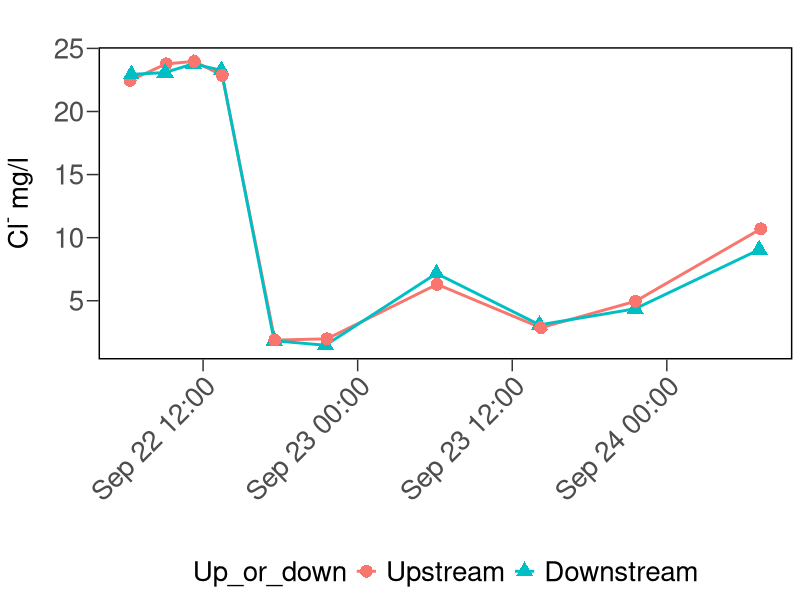
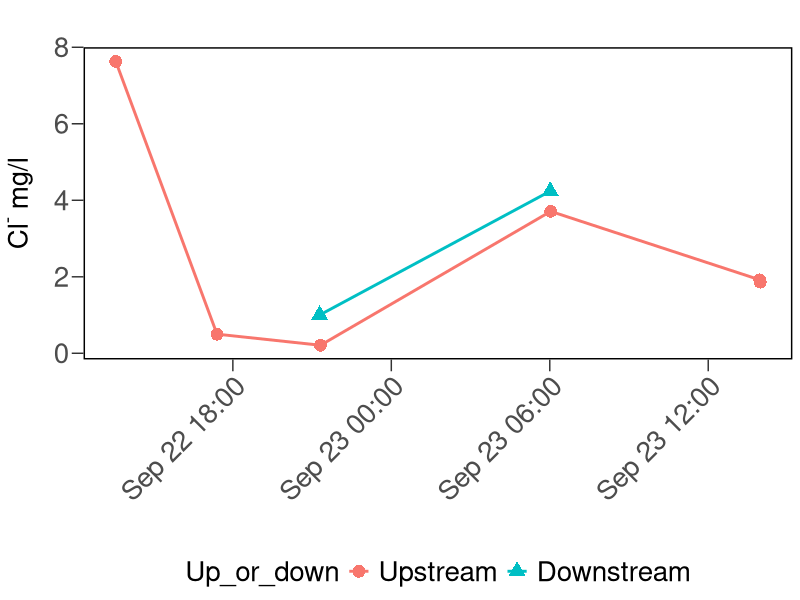
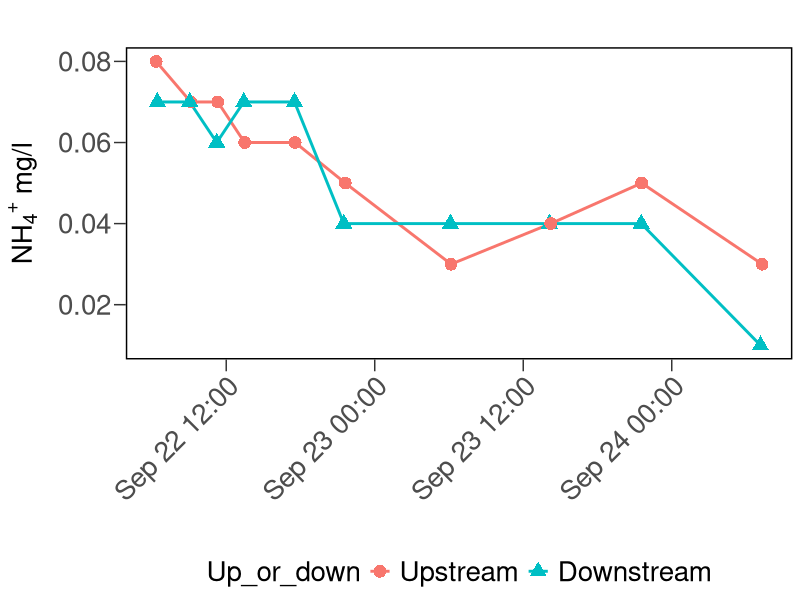
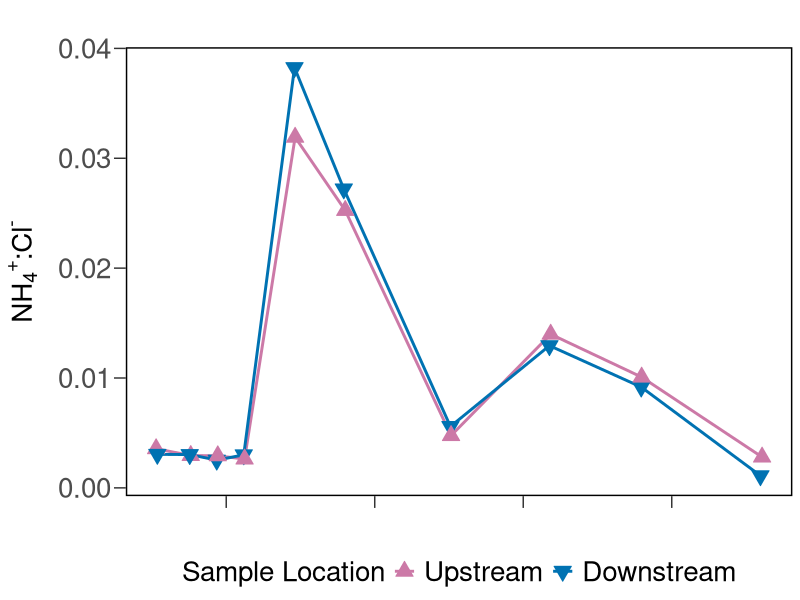
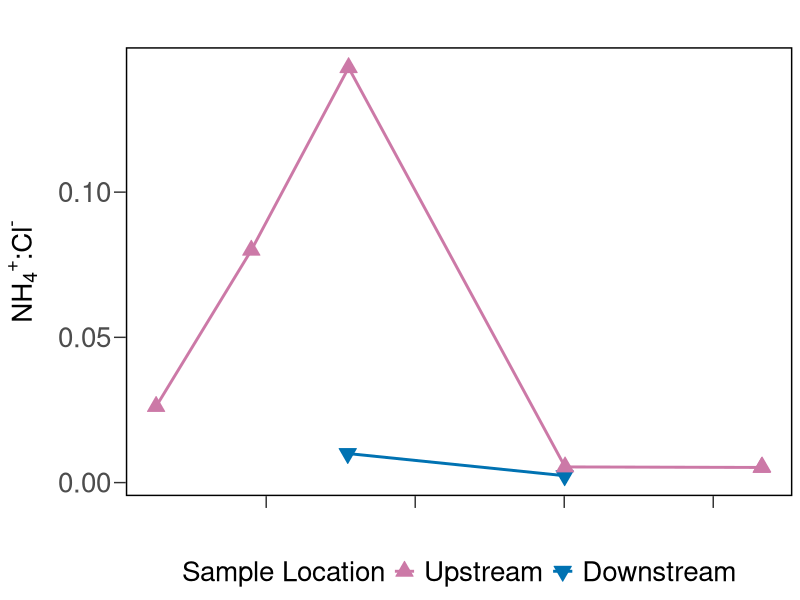
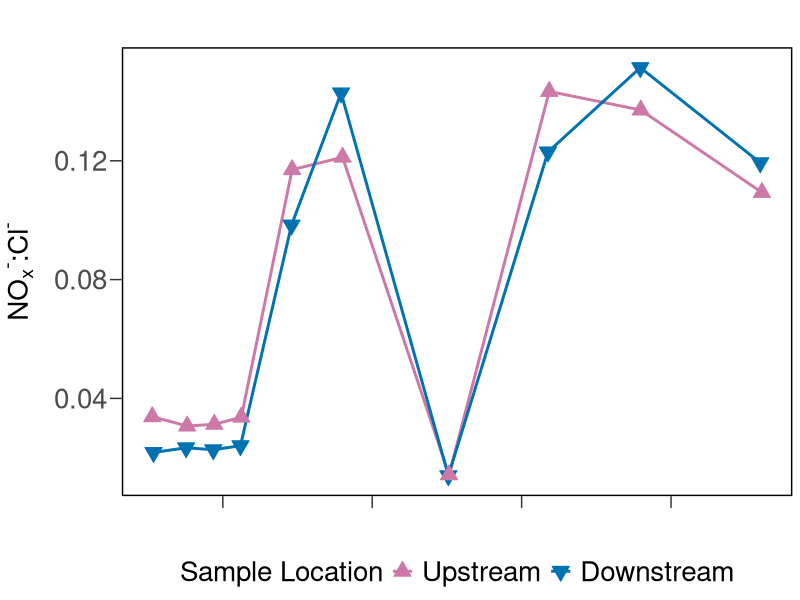
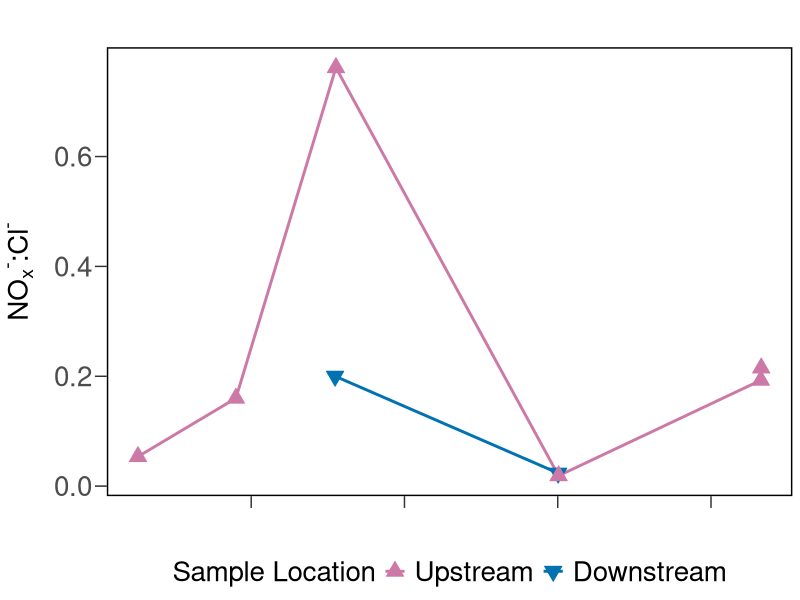
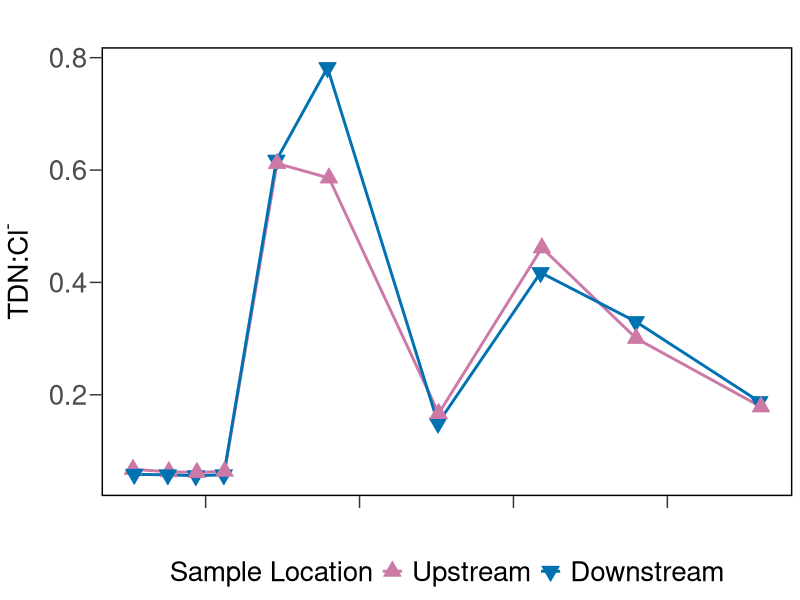

Write R code to recreate these figures, in order.
## ---- chunk 1
knitr::opts_chunk$set(echo = TRUE)
rm(list=ls())
knitr::opts_knit$set(root.dir="~/GitHub/TownCreekWater/analyses/")
## ---- chunk 2
require(tidyverse)
require(lubridate)
require(rstatix)
require(ggpubr)
## ---- chunk 3
Ophelia <- read.csv("../data/Storms/OpheliaCompiledData.csv")

# Dry RSC upstream water level:
TotalSmallRSCUp <- read.csv("../data/HoboData/TotalTC_Small_RSC_Up.csv")

# Dry RSC downstream water level:
TotalSmallRSCDown <- read.csv("../data/HoboData/Total_Small_RSC_Down.csv")

# Dry RSC downstream with Ophelia dates (Nov. 15, 2023 download):
Dry_RSC_Down_LVL_Nov <- read.csv("../data/HoboData/TC_Small_RSC_Down_OpheliaRange.csv")
## ---- chunk 4
Ophelia$RSC <- as.factor(Ophelia$RSC)
Ophelia$Up_or_down <- as.factor(Ophelia$Up_or_down)
Ophelia$Up_or_down <- factor(Ophelia$Up_or_down, levels = c("Upstream", "Downstream", "Composite"))

# Make date-time column:
Ophelia$DateTime <- mdy_hm(paste(Ophelia$Date, Ophelia$Time))




# Drop negatives and below detection limit values from ERL:
# Convert negatives to zeroes:
Ophelia <- Ophelia %>%
  dplyr::mutate(PO4_uM = ifelse(PO4_uM < 0, 0, PO4_uM)) %>%
  dplyr::mutate(PO4_mg.L = ifelse(PO4_mg.L < 0, 0, PO4_mg.L)) %>%
  dplyr::mutate(TSS_mg.L = ifelse(TSS_mg.L < 0, 0, TSS_mg.L))


# Calculate chloride ratios:
Ophelia$NH4toCl <- Ophelia$NH4_mg.L / Ophelia$Cl_mg.L
Ophelia$NOxtoCl <- Ophelia$NO3.NO2_mgL / Ophelia$Cl_mg.L
Ophelia$TDNtoCl <- Ophelia$TDN_mg.L / Ophelia$Cl_mg.L

# subset by RSC:
Ophelia_IS <- Ophelia %>%
  filter(Ophelia$RSC=="In-stream")

Ophelia_Dry <- Ophelia %>%
  filter(Ophelia$RSC=="Dry")
## ---- chunk 5
# Plot Cl first
plot.IS_Cl <- ggplot(data = Ophelia_IS, aes(x = DateTime, y = Cl_mg.L, shape=Up_or_down, color=Up_or_down, fill = Up_or_down)) +
  geom_line(linewidth = 1) +
  geom_point(size = 4)+
  #scale_color_manual(values=c("#CC79A7","#0072B2"), labels = c("Upstream", "Downstream"), name="Sample Location") +
  #scale_shape_manual(values = c(24, 25), labels = c("Upstream", "Downstream"), name = "Sample Location")+
  #scale_fill_manual(values = c("#CC79A7","#0072B2"), labels = c("Upstream", "Downstream"), name="Sample Location")+
  theme_bw() +
  #Remove plot grid lines
  theme(panel.grid.major = element_blank(), panel.grid.minor = element_blank()) + 
  #Set axis title and text properties, tick marks, and labels
  theme(text=element_text(size=20),axis.title=element_text(size=20,face="bold"),
          axis.text=element_text(size=20),  
          axis.title.y=element_text(margin=margin(r=10)),
          axis.title.x = element_text(margin = margin(r=10)),
          panel.border = element_rect(colour = "black",linewidth=1),strip.text = element_text(size = 20), legend.position="bottom", legend.title = element_text(size=20), legend.text=element_text(size=20)) + 
          theme(axis.ticks.length=unit(0.3,"cm")) + 
          labs(x = "", y = expression(paste("Cl"^{"-"}," mg/l")), title="") +
  theme(rect=element_rect(fill="transparent"))+
  theme(plot.background = element_rect(color=NA), axis.text.x = element_text(angle=45, hjust = 1))
  #scale_x_date(date_breaks = "1 month", limits = c(range(NH3_PO4_Unknown_dropNegs$Date)), date_labels = "%b %y")
  
 
plot.IS_Cl


plot.Dry_Cl <- ggplot(data = Ophelia_Dry, aes(x = DateTime, y = Cl_mg.L, shape=Up_or_down, color=Up_or_down, fill = Up_or_down)) +
  geom_line(linewidth = 1) +
  geom_point(size = 4)+
  #scale_color_manual(values=c("#CC79A7","#0072B2"), labels = c("Upstream", "Downstream"), name="Sample Location") +
  #scale_shape_manual(values = c(24, 25), labels = c("Upstream", "Downstream"), name = "Sample Location")+
  #scale_fill_manual(values = c("#CC79A7","#0072B2"), labels = c("Upstream", "Downstream"), name="Sample Location")+
  theme_bw() +
  #Remove plot grid lines
  theme(panel.grid.major = element_blank(), panel.grid.minor = element_blank()) + 
  #Set axis title and text properties, tick marks, and labels
  theme(text=element_text(size=20),axis.title=element_text(size=20,face="bold"),
          axis.text=element_text(size=20),  
          axis.title.y=element_text(margin=margin(r=10)),
          axis.title.x = element_text(margin = margin(r=10)),
          panel.border = element_rect(colour = "black",linewidth=1),strip.text = element_text(size = 20), legend.position="bottom", legend.title = element_text(size=20), legend.text=element_text(size=20)) + 
          theme(axis.ticks.length=unit(0.3,"cm")) + 
          labs(x = "", y = expression(paste("Cl"^{"-"}," mg/l")), title="") +
  theme(rect=element_rect(fill="transparent"))+
  theme(plot.background = element_rect(color=NA), axis.text.x = element_text(angle=45, hjust = 1))
  #scale_x_date(date_breaks = "1 month", limits = c(range(NH3_PO4_Unknown_dropNegs$Date)), date_labels = "%b %y")
  
 
plot.Dry_Cl
## ---- chunk 6
plot.IS_NH4 <- ggplot(data = Ophelia_IS, aes(x = DateTime, y = NH4_mg.L, shape=Up_or_down, color=Up_or_down, fill = Up_or_down)) +
  geom_line(linewidth = 1) +
  geom_point(size = 4)+
  #scale_color_manual(values=c("#CC79A7","#0072B2"), labels = c("Upstream", "Downstream"), name="Sample Location") +
  #scale_shape_manual(values = c(24, 25), labels = c("Upstream", "Downstream"), name = "Sample Location")+
  #scale_fill_manual(values = c("#CC79A7","#0072B2"), labels = c("Upstream", "Downstream"), name="Sample Location")+
  theme_bw() +
  #Remove plot grid lines
  theme(panel.grid.major = element_blank(), panel.grid.minor = element_blank()) + 
  #Set axis title and text properties, tick marks, and labels
  theme(text=element_text(size=20),axis.title=element_text(size=20,face="bold"),
          axis.text=element_text(size=20),  
          axis.title.y=element_text(margin=margin(r=10)),
          axis.title.x = element_text(margin = margin(r=10)),
          panel.border = element_rect(colour = "black",linewidth=1),strip.text = element_text(size = 20), legend.position="bottom", legend.title = element_text(size=20), legend.text=element_text(size=20)) + 
          theme(axis.ticks.length=unit(0.3,"cm")) + 
          labs(x = "", y = expression(paste("NH"[4], ""^{"+"}," mg/l")), title="") +
  theme(rect=element_rect(fill="transparent"))+
  theme(plot.background = element_rect(color=NA), axis.text.x = element_text(angle=45, hjust = 1))
  #scale_x_datetime(date_breaks = "6 hours", limits = c(range(Ophelia_IS$DateTime)))
  
 
plot.IS_NH4
## ---- chunk 7
plot.IS_NH4toCl <- ggplot(data = Ophelia_IS, aes(x = DateTime, y = NH4toCl, shape=Up_or_down, color=Up_or_down, fill = Up_or_down)) +
  geom_line(linewidth = 1) +
  geom_point(size = 4)+
  scale_color_manual(values=c("#CC79A7","#0072B2"), labels = c("Upstream", "Downstream"), name="Sample Location") +
  scale_shape_manual(values = c(24, 25), labels = c("Upstream", "Downstream"), name = "Sample Location")+
  scale_fill_manual(values = c("#CC79A7","#0072B2"), labels = c("Upstream", "Downstream"), name="Sample Location")+
  theme_bw() +
  #Remove plot grid lines
  theme(panel.grid.major = element_blank(), panel.grid.minor = element_blank()) + 
  #Set axis title and text properties, tick marks, and labels
  theme(text=element_text(size=20),axis.title=element_text(size=20,face="bold"),
          axis.text=element_text(size=20),  
          axis.title.y=element_text(margin=margin(r=10)),
          axis.title.x = element_text(margin = margin(r=10)),
          panel.border = element_rect(colour = "black",linewidth=1),strip.text = element_text(size = 20), legend.position="bottom", legend.title = element_text(size=20), legend.text=element_text(size=20)) + 
          theme(axis.ticks.length=unit(0.3,"cm")) + 
          labs(x = "", y = expression(paste("NH"[4], ""^{"+"},":Cl", ""^{"-"})), title="") +
  theme(rect=element_rect(fill="transparent"))+
  theme(plot.background = element_rect(color=NA), axis.text.x = element_text(angle=45, hjust = 1))+
  theme(axis.text.x = element_blank())
  
  
 
plot.IS_NH4toCl


plot.Dry_NH4toCl <- ggplot(data = Ophelia_Dry, aes(x = DateTime, y = NH4toCl, shape=Up_or_down, color=Up_or_down, fill = Up_or_down)) +
  geom_line(linewidth = 1) +
  geom_point(size = 4)+
  scale_color_manual(values=c("#CC79A7","#0072B2"), labels = c("Upstream", "Downstream"), name="Sample Location") +
  scale_shape_manual(values = c(24, 25), labels = c("Upstream", "Downstream"), name = "Sample Location")+
  scale_fill_manual(values = c("#CC79A7","#0072B2"), labels = c("Upstream", "Downstream"), name="Sample Location")+
  theme_bw() +
  #Remove plot grid lines
  theme(panel.grid.major = element_blank(), panel.grid.minor = element_blank()) + 
  #Set axis title and text properties, tick marks, and labels
  theme(text=element_text(size=20),axis.title=element_text(size=20,face="bold"),
          axis.text=element_text(size=20),  
          axis.title.y=element_text(margin=margin(r=10)),
          axis.title.x = element_text(margin = margin(r=10)),
          panel.border = element_rect(colour = "black",linewidth=1),strip.text = element_text(size = 20), legend.position="bottom", legend.title = element_text(size=20), legend.text=element_text(size=20)) + 
          theme(axis.ticks.length=unit(0.3,"cm")) + 
          labs(x = "", y = expression(paste("NH"[4], ""^{"+"},":Cl", ""^{"-"})), title="") +
  theme(rect=element_rect(fill="transparent"))+
  theme(plot.background = element_rect(color=NA), axis.text.x = element_text(angle=45, hjust = 1))+
  theme(axis.text.x = element_blank())
  
  
 
plot.Dry_NH4toCl
## ---- chunk 8
plot.IS_NOxtoCl <- ggplot(data = Ophelia_IS, aes(x = DateTime, y = NOxtoCl, shape=Up_or_down, color=Up_or_down, fill = Up_or_down)) +
  geom_line(linewidth = 1) +
  geom_point(size = 4)+
  scale_color_manual(values=c("#CC79A7","#0072B2"), labels = c("Upstream", "Downstream"), name="Sample Location") +
  scale_shape_manual(values = c(24, 25), labels = c("Upstream", "Downstream"), name = "Sample Location")+
  scale_fill_manual(values = c("#CC79A7","#0072B2"), labels = c("Upstream", "Downstream"), name="Sample Location")+
  theme_bw() +
  #Remove plot grid lines
  theme(panel.grid.major = element_blank(), panel.grid.minor = element_blank()) + 
  #Set axis title and text properties, tick marks, and labels
  theme(text=element_text(size=20),axis.title=element_text(size=20,face="bold"),
          axis.text=element_text(size=20),  
          axis.title.y=element_text(margin=margin(r=10)),
          axis.title.x = element_text(margin = margin(r=10)),
          panel.border = element_rect(colour = "black",linewidth=1),strip.text = element_text(size = 20), legend.position="bottom", legend.title = element_text(size=20), legend.text=element_text(size=20)) + 
          theme(axis.ticks.length=unit(0.3,"cm")) + 
          labs(x = "", y = expression(paste("NO"[x], ""^{"-"},":Cl", ""^{"-"})), title="") +
  theme(rect=element_rect(fill="transparent"))+
  theme(plot.background = element_rect(color=NA), axis.text.x = element_text(angle=45, hjust = 1))+
  theme(axis.text.x = element_blank())
  
  
 
plot.IS_NOxtoCl


plot.Dry_NOxtoCl <- ggplot(data = Ophelia_Dry, aes(x = DateTime, y = NOxtoCl, shape=Up_or_down, color=Up_or_down, fill = Up_or_down)) +
  geom_line(linewidth = 1) +
  geom_point(size = 4)+
  scale_color_manual(values=c("#CC79A7","#0072B2"), labels = c("Upstream", "Downstream"), name="Sample Location") +
  scale_shape_manual(values = c(24, 25), labels = c("Upstream", "Downstream"), name = "Sample Location")+
  scale_fill_manual(values = c("#CC79A7","#0072B2"), labels = c("Upstream", "Downstream"), name="Sample Location")+
  theme_bw() +
  #Remove plot grid lines
  theme(panel.grid.major = element_blank(), panel.grid.minor = element_blank()) + 
  #Set axis title and text properties, tick marks, and labels
  theme(text=element_text(size=20),axis.title=element_text(size=20,face="bold"),
          axis.text=element_text(size=20),  
          axis.title.y=element_text(margin=margin(r=10)),
          axis.title.x = element_text(margin = margin(r=10)),
          panel.border = element_rect(colour = "black",linewidth=1),strip.text = element_text(size = 20), legend.position="bottom", legend.title = element_text(size=20), legend.text=element_text(size=20)) + 
          theme(axis.ticks.length=unit(0.3,"cm")) + 
          labs(x = "", y = expression(paste("NO"[x], ""^{"-"},":Cl", ""^{"-"})), title="") +
  theme(rect=element_rect(fill="transparent"))+
  theme(plot.background = element_rect(color=NA), axis.text.x = element_text(angle=45, hjust = 1))+
  theme(axis.text.x = element_blank())
  
  
 
plot.Dry_NOxtoCl
## ---- chunk 9
plot.IS_TDNtoCl <- ggplot(data = Ophelia_IS, aes(x = DateTime, y = TDNtoCl, shape=Up_or_down, color=Up_or_down, fill = Up_or_down)) +
  geom_line(linewidth = 1) +
  geom_point(size = 4)+
  scale_color_manual(values=c("#CC79A7","#0072B2"), labels = c("Upstream", "Downstream"), name="Sample Location") +
  scale_shape_manual(values = c(24, 25), labels = c("Upstream", "Downstream"), name = "Sample Location")+
  scale_fill_manual(values = c("#CC79A7","#0072B2"), labels = c("Upstream", "Downstream"), name="Sample Location")+
  theme_bw() +
  #Remove plot grid lines
  theme(panel.grid.major = element_blank(), panel.grid.minor = element_blank()) + 
  #Set axis title and text properties, tick marks, and labels
  theme(text=element_text(size=20),axis.title=element_text(size=20,face="bold"),
          axis.text=element_text(size=20),  
          axis.title.y=element_text(margin=margin(r=10)),
          axis.title.x = element_text(margin = margin(r=10)),
          panel.border = element_rect(colour = "black",linewidth=1),strip.text = element_text(size = 20), legend.position="bottom", legend.title = element_text(size=20), legend.text=element_text(size=20)) + 
          theme(axis.ticks.length=unit(0.3,"cm")) + 
          labs(x = "", y = expression(paste("TDN",":Cl", ""^{"-"})), title="") +
  theme(rect=element_rect(fill="transparent"))+
  theme(plot.background = element_rect(color=NA), axis.text.x = element_text(angle=45, hjust = 1))+
  theme(axis.text.x = element_blank())
  
  
 
plot.IS_TDNtoCl


plot.Dry_TDNtoCl <- ggplot(data = Ophelia_Dry, aes(x = DateTime, y = TDNtoCl, shape=Up_or_down, color=Up_or_down, fill = Up_or_down)) +
  geom_line(linewidth = 1) +
  geom_point(size = 4)+
  scale_color_manual(values=c("#CC79A7","#0072B2"), labels = c("Upstream", "Downstream"), name="Sample Location") +
  scale_shape_manual(values = c(24, 25), labels = c("Upstream", "Downstream"), name = "Sample Location")+
  scale_fill_manual(values = c("#CC79A7","#0072B2"), labels = c("Upstream", "Downstream"), name="Sample Location")+
  theme_bw() +
  #Remove plot grid lines
  theme(panel.grid.major = element_blank(), panel.grid.minor = element_blank()) + 
  #Set axis title and text properties, tick marks, and labels
  theme(text=element_text(size=20),axis.title=element_text(size=20,face="bold"),
          axis.text=element_text(size=20),  
          axis.title.y=element_text(margin=margin(r=10)),
          axis.title.x = element_text(margin = margin(r=10)),
          panel.border = element_rect(colour = "black",linewidth=1),strip.text = element_text(size = 20), legend.position="bottom", legend.title = element_text(size=20), legend.text=element_text(size=20)) + 
          theme(axis.ticks.length=unit(0.3,"cm")) + 
          labs(x = "", y = expression(paste("TDN",":Cl", ""^{"-"})), title="") +
  theme(rect=element_rect(fill="transparent"))+
  theme(plot.background = element_rect(color=NA), axis.text.x = element_text(angle=45, hjust = 1))+
  theme(axis.text.x = element_blank())
  
  
 
plot.Dry_TDNtoCl
## ---- chunk 10
# read in csv file 
N12TCUP <- read.csv("../data/Grafana/Node 12 -TC Upstream _07-23 to 01-24.csv")

# Date manipulation - to month and day 
N12TCUP$Time2 <- as.Date(N12TCUP$Time,"%m/%d/%Y")


# No Negative water level values so no further manipulation is required 

#plot
plot.N12TCUP <- ggplot (data = N12TCUP, aes(x = Time2, y = Water_level) 
  )+
  geom_point()+
  geom_line()+
  labs( 
    title = "Node 12 TC Upstream ",
    x = "", y = "Water level (m)",
    scale_x_date(date_labels = "%F", date_breaks = "1 month"))+
    theme(axis.text.x = element_text(angle=45, hjust = 1))
plot.N12TCUP
## ---- chunk 11
# read in csv file 
N10TCDown <- read.csv("../data/Grafana/Node 10 -TC Downstream _07-23 to 01-24.csv")

# Date manipulation - to month and day 
N10TCDown$Time2 <- as.Date(N10TCDown$Time,"%m/%d/%Y")


#  Negative water level values so  further manipulation is required 
N10TCDown$Water_level[N10TCDown$Water_level<0] <- 0

#plot
plot.N10TCDown <- ggplot(data = N10TCDown, aes(x = Time2, y = Water_level) 
  )+
  geom_point()+
  geom_line()+
  labs( 
    title = "Node 10 TC Downstream ",
    x = "", y = "Water level (m)",
    scale_x_date(date_labels = "%F", date_breaks = "1 month"))+
    theme(axis.text.x = element_text(angle=45, hjust = 1))
plot.N10TCDown
## ---- chunk 12
# Rename water levels up/down:
colnames(N12TCUP)[2] <- "Water_level_up"
colnames(N10TCDown)[2] <- "Water_level_down"

start_time <- as.POSIXct("9/22/2023 5:00", format = "%m/%d/%Y %H:%M")
end_time <- as.POSIXct("9/24/2023 8:00", format = "%m/%d/%Y %H:%M")

N12TCUP$POS_Time <- as.POSIXct(N12TCUP$Time, format = "%m/%d/%Y %H:%M")
N10TCDown$POS_Time <- as.POSIXct(N10TCDown$Time, format = "%m/%d/%Y %H:%M")

# Subset for Ophelia start and end:
N12TCUP_Ophelia <- N12TCUP[N12TCUP$POS_Time >= start_time & N12TCUP$POS_Time <= end_time, ]
N10TCDown_Ophelia <- N10TCDown[N10TCDown$POS_Time >= start_time & N10TCDown$POS_Time <= end_time, ]

# Merge Up and Down into one dataframe:
GrafanaUpDown <- cbind(N12TCUP_Ophelia, N10TCDown_Ophelia$Water_level_down)

# get rid of extra columns:
GrafanaUpDown <- GrafanaUpDown %>%
  dplyr::select(c("POS_Time", "Water_level_up", "N10TCDown_Ophelia$Water_level_down"))

colnames(GrafanaUpDown)[3] <- "Water_level_down"
## ---- chunk 13
plot.GrafanaOphelia <- ggplot() +
  geom_line(data = GrafanaUpDown, aes(x=POS_Time, y=Water_level_up, group=1), color = "#CC79A7", size = 1)+
  geom_point(data = GrafanaUpDown, aes(x=POS_Time, y=Water_level_up, group=1), color = "#CC79A7", fill = "#CC79A7", size = 4, shape = 24)+
  geom_line(data = GrafanaUpDown, aes(x=POS_Time, y=Water_level_down, group=2), color = "#0072B2", size = 1)+
    geom_point(data = GrafanaUpDown, aes(x=POS_Time, y=Water_level_down, group=2), color = "#0072B2", fill = "#0072B2", size = 4, shape = 25)+
  theme_bw() +
  #Remove plot grid lines
  theme(panel.grid.major = element_blank(), panel.grid.minor = element_blank()) + 
  #Set axis title and text properties, tick marks, and labels
  theme(text=element_text(size=20),axis.title=element_text(size=20),
          axis.text=element_text(size=20),  
          axis.title.y=element_text(margin=margin(r=10)),
          axis.title.x = element_text(margin = margin(r=10)),
          panel.border = element_rect(colour = "black",linewidth=1),strip.text = element_text(size = 20), legend.position="none", legend.title = element_text(size=20), legend.text=element_text(size=20)) + 
          theme(axis.ticks.length=unit(0.3,"cm")) + 
          labs(x = "", y = "water level (m)", title="") +
  theme(rect=element_rect(fill="transparent"))+
  theme(plot.background = element_rect(color=NA), axis.text.x = element_text(angle=45, hjust = 1))
  
 
plot.GrafanaOphelia

## ---- chunk 14
# upstream, dry:
# Format date:
TotalSmallRSCUp$POS_Time <- as.POSIXct(TotalSmallRSCUp$Date, format = "%m/%d/%Y %H:%M")
Dry_RSC_Down_LVL_Nov$POS_Time <- as.POSIXct(Dry_RSC_Down_LVL_Nov$Date.Time..GMT.04.00, format = "%m/%d/%y %H:%M")

# Subset for Ophelia start and end:
Dry_UP_Ophelia <- TotalSmallRSCUp[TotalSmallRSCUp$POS_Time >= start_time & TotalSmallRSCUp$POS_Time <= end_time, ]
Dry_Down_Ophelia <- Dry_RSC_Down_LVL_Nov[Dry_RSC_Down_LVL_Nov$POS_Time >= start_time & Dry_RSC_Down_LVL_Nov$POS_Time <= end_time, ]

# Remove NAs from Dry_UP_Ophelia:
Dry_UP_Ophelia <- na.omit(Dry_UP_Ophelia)

# Combine upstream and downstream sensor depths:
Dry_RSC_LVL <- cbind(Dry_UP_Ophelia, Dry_Down_Ophelia[, 6:7])

# Rename columns:
colnames(Dry_RSC_LVL)[6] <- "Sensor_Depth_UP"
colnames(Dry_RSC_LVL)[8] <- "Sensor_Depth_DOWN"

# Simplify dataframe:
Dry_RSC_LVL <- Dry_RSC_LVL[,6:8]

# Convert negatives to zeroes:
Dry_RSC_LVL <- Dry_RSC_LVL %>%
  dplyr::mutate(Sensor_Depth_UP = ifelse(Sensor_Depth_UP < 0, 0, Sensor_Depth_UP)) %>%
  dplyr::mutate(Sensor_Depth_DOWN = ifelse(Sensor_Depth_DOWN < 0, 0, Sensor_Depth_DOWN))
## ---- chunk 15
plot.DrRSC_LVL <- ggplot() +
  geom_line(data = Dry_RSC_LVL, aes(x=POS_Time, y=Sensor_Depth_UP, group=1), color = "#CC79A7", size = 1)+
  #geom_point(data = Dry_RSC_LVL, aes(x=POS_Time, y=Sensor_Depth_UP, group=1), color = "#CC79A7", fill = "#CC79A7", size = 1, shape = 24)+
  geom_line(data = Dry_RSC_LVL, aes(x=POS_Time, y=Sensor_Depth_DOWN, group=2), color = "#0072B2", size = 1)+
    #geom_point(data = Dry_RSC_LVL, aes(x=POS_Time, y=Sensor_Depth_DOWN, group=2), color = "#0072B2", fill = "#0072B2", size = 1, shape = 25)+
  theme_bw() +
  #Remove plot grid lines
  theme(panel.grid.major = element_blank(), panel.grid.minor = element_blank()) + 
  #Set axis title and text properties, tick marks, and labels
  theme(text=element_text(size=20),axis.title=element_text(size=20),
          axis.text=element_text(size=20),  
          axis.title.y=element_text(margin=margin(r=10)),
          axis.title.x = element_text(margin = margin(r=10)),
          panel.border = element_rect(colour = "black",linewidth=1),strip.text = element_text(size = 20), legend.position="none", legend.title = element_text(size=20), legend.text=element_text(size=20)) + 
          theme(axis.ticks.length=unit(0.3,"cm")) + 
          labs(x = "", y = "water level (m)", title="") +
  theme(rect=element_rect(fill="transparent"))+
  theme(plot.background = element_rect(color=NA), axis.text.x = element_text(angle=45, hjust = 1))
  
 
plot.DrRSC_LVL
## ---- chunk 16
All_NstoCl_plots <- ggarrange(plot.IS_NH4toCl, plot.IS_NOxtoCl, plot.IS_TDNtoCl, plot.GrafanaOphelia, ncol = 1, nrow = 4, labels = c("A", "B", "C", "D"), legend = "none", align = "hv")

All_NstoCl_plots

#ggsave("../figures/Ophelia_IS_NtoCl_4panel.png", plot=All_NstoCl_plots, device="png", path=NULL, scale=1, width=12, height=20, dpi=600, limitsize=TRUE, bg="white")
## ---- chunk 17
Dry_NstoCl_plots <- ggarrange(plot.Dry_NH4toCl, plot.Dry_NOxtoCl, plot.Dry_TDNtoCl, plot.DrRSC_LVL, ncol = 1, nrow = 4, labels = c("A", "B", "C", "D"), legend = "none", align = "hv")

Dry_NstoCl_plots

#ggsave("../figures/Ophelia_DRY_NtoCl_4panel.png", plot=Dry_NstoCl_plots, device="png", path=NULL, scale=1, width=12, height=20, dpi=600, limitsize=TRUE, bg="white")
